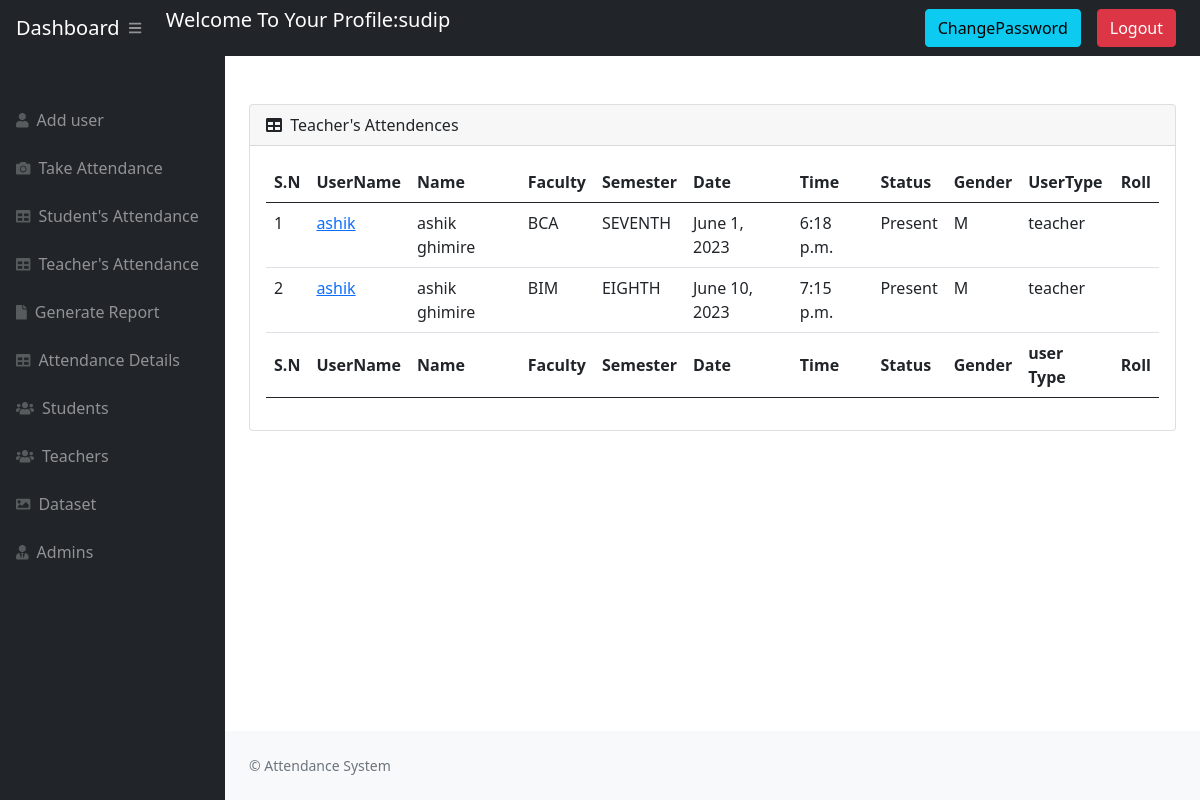
The app's page /teacherattendence/ (signed in), older data.
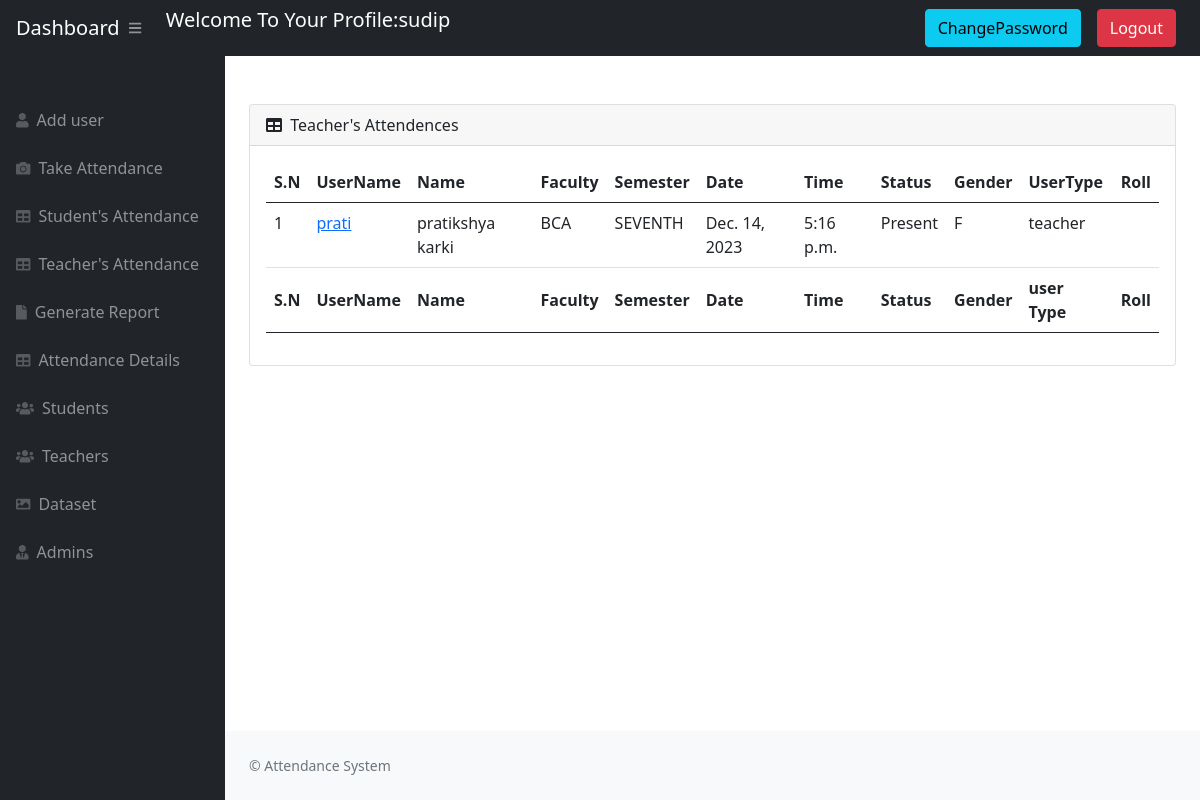
The same page, newer data.
### website/models.py (models this page shows, shortened)
class Attendance(models.Model):
    username = models.CharField(max_length=10)
    first_name = models.CharField(max_length=50)
    last_name = models.CharField(max_length=50)
    roll_num = models.CharField(max_length=10)
    gender = models.CharField(max_length=50)
    faculty = models.CharField(max_length=50)
    sem = models.CharField(max_length=50)
    date = models.DateField(auto_now_add=True, null=True)
    time = models.TimeField(auto_now_add=True, null=True)
    ststus = models.CharField(
        choices=Attendance_status, max_length=30, default='Absent')
    usertype = models.CharField(max_length=20)

### website/views.py (the view)
# urls.py: path('teacherattendence/', views.Teacherattendance, name='teacherattendence'),
@login_required(login_url='login_view')
def Teacherattendance(request):
    Attendences = Attendance.objects.filter(usertype='teacher')
    AttendanceData = {
        'Attendences': Attendences
    }
    if request.user.userType == 'admin' or request.user.userType == 'teacher':
        return render(request, 'Admin/teacterattendence.html', AttendanceData)
    else:
        messages.warning(
            request, "You Must Be Logged In As Admin or Teacher To View This Page")
        return redirect('login_view')

### website/templates/Admin/teacterattendence.html (shortened to what this page needs)
{% extends 'Admin/admain.html' %} {% block title %} Dashboard {% endblock %}
{% block stylesheets %}{% endblock stylesheets %} {% block content %}
<main>
  <br />
  <br />
  <div class="container-fluid px-4">
    <div class="card mb-4">
      <div class="card-header">
        <i class="fas fa-table me-1"></i>
        Teacher's Attendences
      </div>
      <div class="card-body">
        <table id="datatablesSimple" class="table table-hover">
          <thead>
            <tr>
              <th>S.N</th>
              <th>UserName</th>
              <th>Name</th>
              <th>Faculty</th>
              <th>Semester</th>
              <th>Date</th>
              <th>Time</th>
              <th>Status</th>
              <th>Gender</th>
              <th>UserType</th>
              <th>Roll</th>
            </tr>
          </thead>
          <tfoot>
            <tr>
              <th>S.N</th>
              <th>UserName</th>
              <th>Name</th>
              <th>Faculty</th>
              <th>Semester</th>
              <th>Date</th>
              <th>Time</th>
              <th>Status</th>
              <th>Gender</th>
              <th>user Type</th>
              <th>Roll</th>
            </tr>
          </tfoot>
          <tbody>
            {% for at in Attendences %}
            <tr>
              <td>{{forloop.counter}}</td>
              <td>
                <a href="{% url 'Recordattendance' at.username %}">
                  {{ at.username }}
                </a>
              </td>
              <td>{{ at.first_name }} {{ at.last_name }}</td>
              <td>{{ at.faculty}}</td>
              <td>{{ at.sem}}</td>
              <td>{{ at.date}}</td>
              <td>{{ at.time}}</td>
              <td>{{ at.ststus}}</td>
              <td>{{ at.gender}}</td>
              <td>{{ at.usertype}}</td>
              <td>{{ at.roll_num}}</td>
            </tr>
            {% endfor %}
          </tbody>
        </table>
      </div>
    </div>
  </div>
</main>
{% endblock content %}

Row changes from the older to the newer data that the page shows:
removed Attendance: username "ashik", first_name "ashik", last_name "ghimire", faculty "BCA", sem "SEVENTH", date "June 1, 2023", time "6:18 p.m.", ststus "Present", gender "M", usertype "teacher"
removed Attendance: username "ashik", first_name "ashik", last_name "ghimire", faculty "BIM", sem "EIGHTH", date "June 10, 2023", time "7:15 p.m.", ststus "Present", gender "M", usertype "teacher"
added Attendance: username "prati", first_name "pratikshya", last_name "karki", faculty "BCA", sem "SEVENTH", date "Dec. 14, 2023", time "5:16 p.m.", ststus "Present", gender "F", usertype "teacher"
